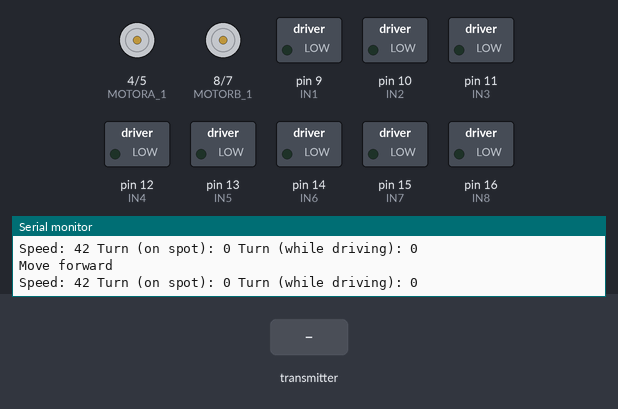
Bench run of a sketch on a simulated Arduino Mega 2560, built with avr-gcc and run on an emulated ATmega2560. Parts: motor-driver pin pairs drawn as motors (green arrow = first pin HIGH = forward, orange = second pin HIGH = backward, longer = more drive, scaled by the enable pin), switched loads named in the sketch (green lamp = pin HIGH), the last lines printed to the serial monitor. The inputs (shaded band) are chosen by the test bench.

Above: at 1.2 s.
1.3 s: the transmitter starts sending ch.0 = 172
2.8 s: the transmitter starts sending ch.0 = 1811
4.3 s: the transmitter starts sending ch.3 = 172
7.3 s: the transmitter starts sending ch.0 = 992
At 8.5 s:
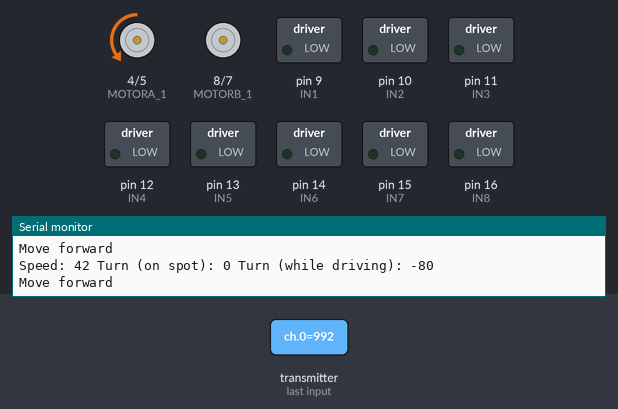
8.8 s: the transmitter starts sending ch.3 = 1811
At 9.9 s:
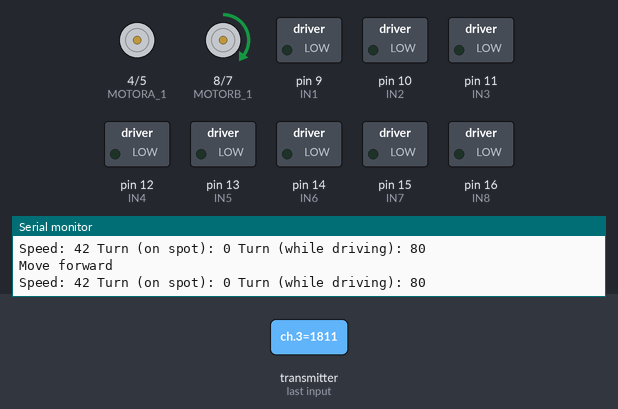
10.3 s: the transmitter starts sending ch.3 = 600
At 11.1 s:
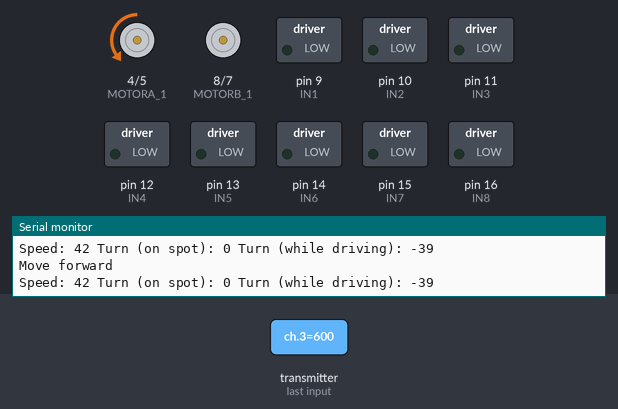
Timing chart, 0 to 12.8 s (numbered marks = the images above; inputs shaded):
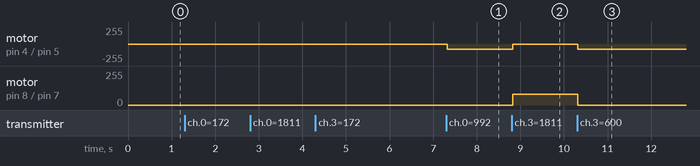

Measured:
- after the input at 7.3 s, motor on pin 4 (MOTORA_1) / pin 5 (MOTORA_2): stopped → backward 80/255 at once
- after the input at 8.8 s, motor on pin 4 (MOTORA_1) / pin 5 (MOTORA_2): backward 80/255 → stopped at once; motor on pin 8 (MOTORB_1) / pin 7 (MOTORB_2): stopped → forward 80/255 at once
- after the input at 10.3 s, motor on pin 4 (MOTORA_1) / pin 5 (MOTORA_2): stopped → backward 80/255 at once; motor on pin 8 (MOTORB_1) / pin 7 (MOTORB_2): forward 80/255 → stopped at once

The sketch:

OREST.ino
```cpp
#include "sbus.h"
#include "Servo.h"

// Motor control pins
#define ENA 3
#define MOTORA_1 4
#define MOTORA_2 5
#define MOTORB_1 8
#define MOTORB_2 7
#define ENB 6
#define IN1 9
#define IN2 10
#define IN3 11
#define IN4 12
#define IN5 13
#define IN6 14
#define IN7 15
#define IN8 16
#define OFF 1
#define ON 0


// SBUS objects
bfs::SbusRx sbus_rx(&Serial1);
bfs::SbusTx sbus_tx(&Serial1);
bfs::SbusData data;

// Joystick variables
int joystick_left_y = 0;
int joystick_left_y_speed = 0;
int joystick_right_x = 0;
int joystick_right_x_speed = 0;
int joystick_left_x = 0;
int joystick_left_x_turn = 0;
int speedAdjustment = 0;

bool relay1State = false; // Стан реле 1 (вимкнене за замовчуванням)
bool relay2State = false; // Стан реле 2 (вимкнене за замовчуванням)
bool previousSwitchStateRelay1 = false; // Попередній стан для реле 1
bool previousSwitchStateRelay2 = false;

void setup() {
    Serial.begin(115200);
    while (!Serial) {}

    sbus_rx.Begin();
    sbus_tx.Begin();

    pinMode(ENA, OUTPUT);
    pinMode(MOTORA_1, OUTPUT);
    pinMode(MOTORA_2, OUTPUT);
    pinMode(ENB, OUTPUT);
    pinMode(MOTORB_1, OUTPUT);
    pinMode(MOTORB_2, OUTPUT);

    stopMotors();

    relay_init();
}

void loop() {
    if (sbus_rx.Read()) {
        data = sbus_rx.data();
        if (!data.failsafe) {
            processJoystickInput();
        } else {
            stopMotors();
            Serial.println("Power off (failsafe)");
        }
    }
    delay(10);
}

void processJoystickInput() {
    // Отримуємо значення джойстиків
    joystick_left_y = data.ch[2];
    joystick_left_y_speed = map(joystick_left_y, 173, 1810, 0, 85);
    joystick_right_x = data.ch[0];
    joystick_right_x_speed = map(joystick_right_x, 173, 1810, -85, 85);
    joystick_left_x = data.ch[3];
    joystick_left_x_turn = map(joystick_left_x, 173, 1810, -80, 80);

    // Перевіряємо перемикач B для визначення напрямку руху
    if (data.ch[6] < 990) {
        moveForward();
    } else if (data.ch[6] > 1000) {
        moveBackward();
    } else {
        stopMotors();
        Serial.println("Neutral");
    }

    // Перевіряємо перемикач C для зміни передачі
    if (data.ch[7] == 173) {
        speedAdjustment = 3; // Gear 1
    } else if (data.ch[7] == 993) {
        speedAdjustment = 2; // Gear 2
    } else if (data.ch[7] == 1810) {
        speedAdjustment = 1; // Gear 3
    }

    if (joystick_right_x_speed > 0) {
      turnOnSpot(true);
    } else if (joystick_right_x_speed < 0) {
      turnOnSpot(false);
    }


    bool currentSwitchStateRelay1 = (data.ch[4] > 993); // Верхнє положення
    toggleRelay(IN1, 0, currentSwitchStateRelay1, previousSwitchStateRelay1);

    // Перемикання реле 2 (менше 993)
    bool currentSwitchStateRelay2 = (data.ch[4] < 993); // Нижнє положення
    toggleRelay(IN2, 1, currentSwitchStateRelay2, previousSwitchStateRelay2);


    // Виведення дебаг-інформації
    Serial.print("Speed: ");
    Serial.print(joystick_left_y_speed);
    Serial.print(" Turn (on spot): ");
    Serial.print(joystick_right_x_speed);
    Serial.print(" Turn (while driving): ");
    Serial.println(joystick_left_x_turn);
}

void moveForward() {
    int adjustedSpeedLeft = joystick_left_y_speed * speedAdjustment - joystick_left_x_turn;
    int adjustedSpeedRight = joystick_left_y_speed * speedAdjustment + joystick_left_x_turn;

    setMotorSpeeds(adjustedSpeedLeft, adjustedSpeedRight);
    setMotorDirections(false, true);
    Serial.println("Move forward");
}

void moveBackward() {
    int adjustedSpeedLeft = joystick_left_y_speed * speedAdjustment - joystick_left_x_turn;
    int adjustedSpeedRight = joystick_left_y_speed * speedAdjustment + joystick_left_x_turn;

    setMotorSpeeds(adjustedSpeedLeft, adjustedSpeedRight);
    setMotorDirections(true, false);
    Serial.println("Move backward");
}

void stopMotors() {
    digitalWrite(MOTORA_1, LOW);
    digitalWrite(MOTORA_2, LOW);
    digitalWrite(MOTORB_1, LOW);
    digitalWrite(MOTORB_2, LOW);
    analogWrite(ENA, 0);
    analogWrite(ENB, 0);
}

void setMotorSpeeds(int leftSpeed, int rightSpeed) {
    leftSpeed = constrain(leftSpeed, 0, 255);
    rightSpeed = constrain(rightSpeed, 0, 255);

    analogWrite(ENA, leftSpeed);
    analogWrite(ENB, rightSpeed);
}

void setMotorDirections(bool motorA_reverse, bool motorB_reverse) {
    digitalWrite(MOTORA_1, motorA_reverse);
    digitalWrite(MOTORA_2, !motorA_reverse);
    digitalWrite(MOTORB_1, motorB_reverse);
    digitalWrite(MOTORB_2, !motorB_reverse);
}

void turnOnSpot(bool clockwise) {
    int turnSpeed = abs(joystick_right_x_speed) * speedAdjustment;
    if (clockwise) {
        analogWrite(ENA, turnSpeed);
        analogWrite(ENB, turnSpeed);
        digitalWrite(MOTORA_1, LOW);
        digitalWrite(MOTORA_2, HIGH); // Ліва гусениця вперед
        digitalWrite(MOTORB_1, LOW);
        digitalWrite(MOTORB_2, HIGH);
    } else {
        analogWrite(ENA, turnSpeed);
        analogWrite(ENB, turnSpeed);
        digitalWrite(MOTORA_1, HIGH);
        digitalWrite(MOTORA_2, LOW); // Ліва гусениця назад
        digitalWrite(MOTORB_1, HIGH);
        digitalWrite(MOTORB_2, LOW);
    }
}

void relay_init(void) {
    //set all the relays OUTPUT
    pinMode(IN1, OUTPUT);
    pinMode(IN2, OUTPUT);
    pinMode(IN3, OUTPUT);
    pinMode(IN4, OUTPUT);
    pinMode(IN5, OUTPUT);
    pinMode(IN6, OUTPUT);
    pinMode(IN7, OUTPUT);
    pinMode(IN8, OUTPUT);

    relay_SetStatus(OFF, OFF);  //turn off all the relay
}

void relay_SetStatus(int relayPin, unsigned char status) {
    digitalWrite(relayPin, status);
}

void toggleRelay(int relayPin, int relayIndex, bool currentSwitchState, bool& previousSwitchState) {
    // Перемикаємо реле тільки при зміні стану перемикача
    if (currentSwitchState && !previousSwitchState) {
        if (relayIndex == 0) {
            relay1State = !relay1State; // Перемикаємо стан реле 1
            relay_SetStatus(relayPin, relay1State ? ON : OFF);
            Serial.print("Relay 1 ");
            Serial.println(relay1State ? "ON" : "OFF");
        } else if (relayIndex == 1) {
            relay2State = !relay2State; // Перемикаємо стан реле 2
            relay_SetStatus(relayPin, relay2State ? ON : OFF);
            Serial.print("Relay 2 ");
            Serial.println(relay2State ? "ON" : "OFF");
        }
    }
    previousSwitchState = currentSwitchState; // Оновлюємо попередній стан перемикача
}
```
